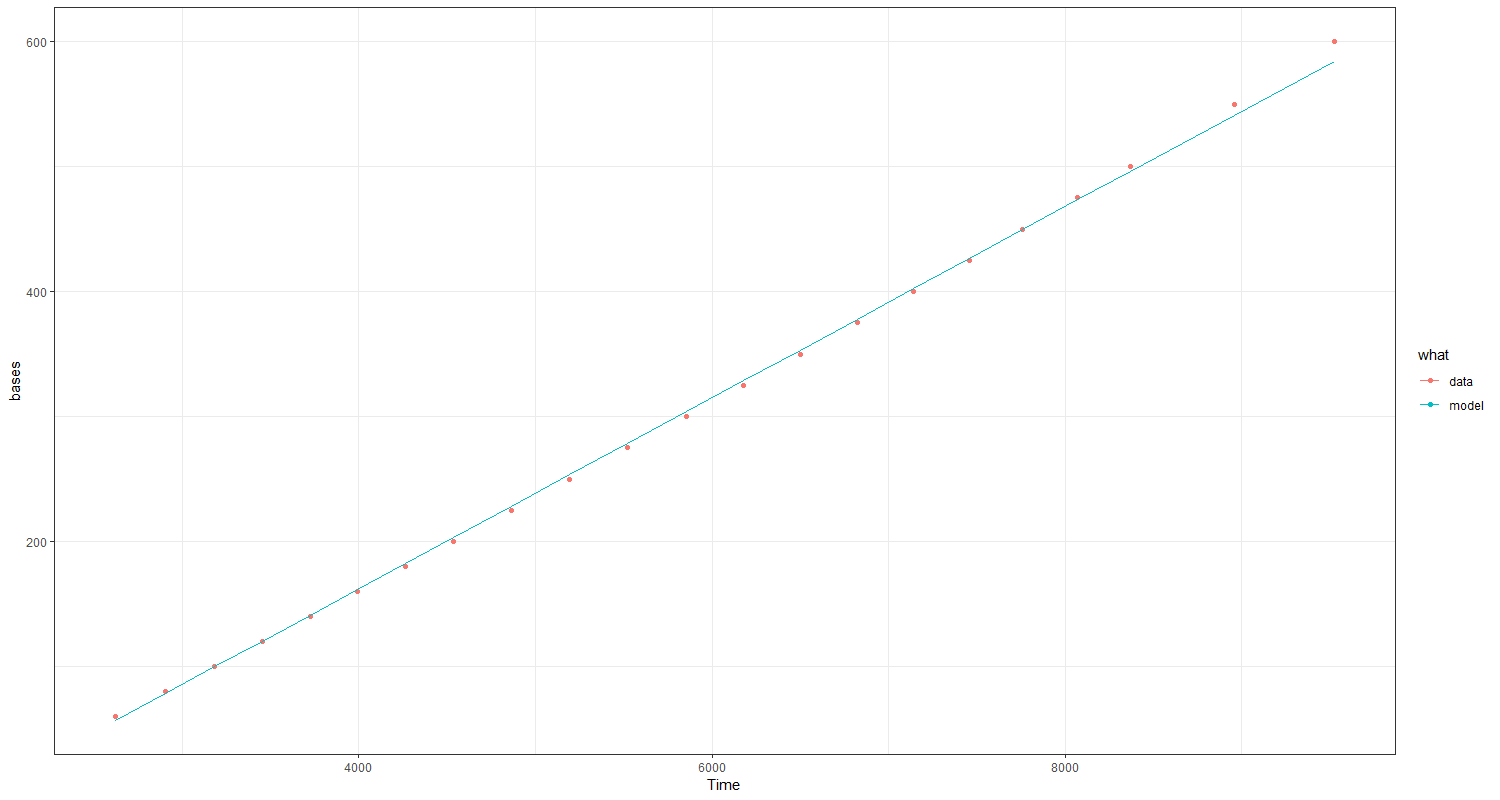

This chart was generated by the following R code:
source("packages.R")
fsa_db <- fread("fsa_db.csv")
fsa_present <- fsa_db[file.exists(fsa)]
fsa_present[, type := data.table::fcase(
  control != "", "control",
  sample.identifier != "", "single",
  identifiers.str != "", "mixture",
  default="unknown")]
fsa_present[, file.i := 1:.N]
mix.dt <- fsa_present[type=="mixture"]
##one mixture.
one.mix <- mix.dt[1]
ip.fsa <- fsa_present[kit=="IP" & type=="single"][2]

fsa2dt <- function(mix.fsa){
  mix.fsa.data <- seqinr::read.abif(mix.fsa)
  l.vec <- sapply(mix.fsa.data$Data, length)
  channel.names <- names(l.vec)[l.vec==max(l.vec)]
  channel.dt.list <- list()
  for(channel in channel.names){
    RFU <- mix.fsa.data$Data[[channel]]
    channel.dt.list[[channel]] <- data.table(
      channel=as.integer(sub(".*[.]", "", channel)),
      Time=seq_along(RFU), RFU)
  }
  do.call(rbind, channel.dt.list)
}

ip.dt <- fsa2dt(ip.fsa$fsa)

## looks like the first two are missing, so the first peak is 60.
ip.sizes <- c(
  ##20, 40,
  60, 80, 100,
  114, 120, 140, 160, 180, 200, 214, 220, 240, 250, 260, 280, 300, 314,
  320, 340, 360, 380, 400, 414, 420, 440, 460, 480, 500, 514, 520, 540,
  560, 580, 600)
length(ip.sizes)

ip.thresh <- 2400
ip.after <- ip.dt[Time>ip.thresh]
gg <- ggplot()+
  theme_bw()+
  theme(panel.spacing=grid::unit(0, "lines"))+
  facet_grid(channel ~ ., labeller=label_both)+
  geom_line(aes(
    Time, RFU),
    data=ip.after)
print(gg)
## looks like 34 peaks.

ip.before <- ip.dt[Time<ip.thresh]
gg <- ggplot()+
  theme_bw()+
  theme(panel.spacing=grid::unit(0, "lines"))+
  facet_grid(channel ~ ., labeller=label_both)+
  geom_line(aes(
    Time, RFU),
    data=ip.before)
print(gg)
##?

ip.standard.after <- ip.after[channel==105]
div <- 1000
ip.standard.after[, relative := Time %% div]
ip.standard.after[, panel := Time %/% div]
gg <- ggplot()+
  theme_bw()+
  theme(panel.spacing=grid::unit(0, "lines"))+
  facet_grid(panel ~ ., labeller=label_both)+
  geom_line(aes(
    relative, RFU),
    data=ip.standard.after)
print(gg)

## The Internal Lane Standard 600 (ILS 600)
## consists of 22 bands ranging in size from 60bp to 600bp. Fragments of
## 60–200bp are spaced at 20bp intervals, fragments of 200–500bp are
## spaced every 25 bases, and fragments of 500–600bp are spaced every 50
## bases. Fragments that are multiples of 100 bases have fluorescence
## intensities approximately twice that of other fragments to simplify
## size assignment.
ILS600 <- c(
  seq(60, 200, by=20),
  seq(200, 500, by=25)[-1],
  seq(500, 600, by=50)[-1])
n.peaks <- length(ILS600)
pp16.fsa <- fsa_present[kit=="PP16" & type=="single"][1]
pp16.dt <- fsa2dt(pp16.fsa$fsa)

gg <- ggplot()+
  theme_bw()+
  theme(panel.spacing=grid::unit(0, "lines"))+
  facet_grid(channel ~ ., labeller=label_both)+
  geom_line(aes(
    Time, RFU),
    data=pp16.dt)
print(gg)


pp16.thresh <- 2500
pp16.after <- pp16.dt[Time>pp16.thresh]
gg <- ggplot()+
  theme_bw()+
  theme(panel.spacing=grid::unit(0, "lines"))+
  facet_grid(channel ~ ., labeller=label_both, scales="free")+
  geom_line(aes(
    Time, RFU),
    data=pp16.after)
print(gg)

min.RFU <- min(pp16.after$RFU)
pp16.after[, non.neg := RFU-min.RFU]
range(pp16.after$non.neg)
str(pp16.after)
gg <- ggplot()+
  theme_bw()+
  theme(panel.spacing=grid::unit(0, "lines"))+
  facet_grid(channel ~ ., labeller=label_both, scales="free")+
  geom_line(aes(
    Time, non.neg),
    data=pp16.after)
print(gg)

gg+xlim(5900, 6600)

gg+xlim(4000, 5000)

pdir <- "figure-internal-size-standard-data"
if(FALSE){
  unlink(pdir, recursive=TRUE)
}
dir.create(pdir)
pp16.standard.after <- pp16.after[channel==4]
rle.list <- rle(pp16.standard.after$non.neg)
table(rle.list$lengths)
edge.dt <- data.table(
  Time=cumsum(c(pp16.standard.after$Time[1]-1L, rle.list$lengths)))
coverage.dt <- edge.dt[, data.table(
  chrom = "chrUnknown",
  chromStart = Time[-.N],
  chromEnd = Time[-1],
  count = rle.list$values)]
coverage.bedGraph <- file.path(pdir, "coverage.bedGraph")
PeakSegDisk::writeBedGraph(coverage.dt, coverage.bedGraph)

fit <- PeakSegDisk::sequentialSearch_dir(pdir, n.peaks)

fit$segments[, mean.RFU := mean+min.RFU]
peak.dt <- fit$segments[status=="peak"][order(chromStart), .(
  peak.RFU=mean.RFU,
  peakStart=chromStart+0.5,
  peakEnd=chromEnd+0.5,
  bases=ILS600)]
setkey(peak.dt, peakStart, peakEnd)
pp16.standard.after[, Time0 := Time]
setkey(pp16.standard.after, Time, Time0)
standard.in.peaks <- foverlaps(pp16.standard.after, peak.dt, nomatch=0L)
max.dt <- standard.in.peaks[, .SD[RFU==max(RFU)], by=bases]
fit$segments[, next.mean := c(mean.RFU[-1], NA)]
gg <- ggplot()+
  theme_bw()+
  theme(panel.spacing=grid::unit(0, "lines"))+
  geom_line(aes(
    Time, RFU),
    size=1,
    data=pp16.standard.after)+
  geom_segment(aes(
    chromStart+0.5, mean.RFU,
    xend=chromEnd+0.5, yend=mean.RFU),
    color="red",
    data=fit$segments)+
  geom_segment(aes(
    chromStart+0.5, mean.RFU,
    xend=chromStart+0.5, yend=next.mean),
    color="red",
    data=fit$segments[!is.na(next.mean)])+
  geom_text(aes(
    Time, RFU, label=bases),
    data=max.dt,
    vjust=-0.5,
    color="red")+
  coord_cartesian(xlim=c(2500, 10000), ylim=c(min(pp16.standard.after$RFU), 1300))
png("figure-internal-size-standard-segmentation.png", w=15, h=3, units="in", res=100)
print(gg)
dev.off()

ggplot()+
  geom_text_repel(aes(
    peakEnd-peakStart, peak.RFU, label=bases),
    data=peak.dt)+
  geom_point(aes(
    peakEnd-peakStart, peak.RFU),
    shape=1,
    data=peak.dt)+
  xlab("peak width")+
  ylab("peak height")

peak.dt[, peakBases := peakEnd-peakStart]
expand.bases <- median(peak.dt$peakBases)*1
peak.dt[, regionStart := peakStart-expand.bases]
peak.dt[, regionEnd := peakEnd+expand.bases]
peak.dt[, peak.i := 1:.N]
setkey(peak.dt, regionStart, regionEnd)
coverage.zoom <- foverlaps(peak.dt, pp16.standard.after, nomatch=0L)
segs.dt <- fit$segments[order(chromStart), data.table(
  segStart=chromStart+0.5,
  segEnd=chromEnd+0.5,
  mean.RFU)]
setkey(segs.dt, segStart, segEnd)
segs.zoom <- foverlaps(peak.dt, segs.dt, nomatch=0L)
segs.zoom[, showStart := ifelse(
  segStart < regionStart, regionStart, segStart)]
segs.zoom[, showEnd := ifelse(
  regionEnd < segEnd, regionEnd, segEnd)]
gg <- ggplot()+
  theme_bw()+
  theme(panel.spacing=grid::unit(0, "lines"))+
  ##facet_grid(. ~ bases, scales="free", space="free")+
  facet_wrap("bases", scales="free_x")+
  geom_point(aes(
    Time, RFU),
    shape=1,
    data=coverage.zoom)+
  geom_segment(aes(
    showStart, mean.RFU,
    xend=showEnd, yend=mean.RFU),
    color="red",
    data=segs.zoom)+
  geom_vline(aes(
    xintercept=showEnd),
    color="red",
    data=segs.zoom[regionEnd!=showEnd])+
  scale_x_continuous(breaks=pp16.standard.after[, seq(0, max(Time), by=20)])+
  geom_point(aes(
    Time, RFU),
    data=max.dt)
png("figure-internal-size-standard-segmentation-zoom.png", w=15, h=8, units="in", res=100)
print(gg)
dev.off()

lin.fit <- lm(bases ~ Time, max.dt)
lin.fit.dt <- data.table(t(coef(lin.fit)))
pred.dt <- max.dt[, data.table(bases=seq(min(bases), max(bases)))]
m <- lin.fit.dt$Time
b <- lin.fit.dt[["(Intercept)"]]
## bases = m*Time + b so Time = (bases - b)/m
pred.dt[, Time := (bases-b)/m]
gg <- ggplot()+
  theme_bw()+
  theme(panel.spacing=grid::unit(0, "lines"))+
  geom_point(aes(
    Time, bases, color=what),
    data=data.table(max.dt, what="data"))+
  geom_abline(aes(
    slope=Time, intercept=`(Intercept)`, color=what),
    data=data.table(lin.fit.dt, what="model"))+
  geom_point(aes(
    Time, bases, color=what),
    shape=1,
    data=data.table(pred.dt, what="model"))
print(gg)

## log fit looks worse.
max.dt[, log.Time := log(Time)]
max.dt[, log.bases := log(bases)]
log.fit <- lm(log.bases ~ log.Time, max.dt)
log.fit.dt <- data.table(t(coef(log.fit)))
gg <- ggplot()+
  theme_bw()+
  theme(panel.spacing=grid::unit(0, "lines"))+
  geom_point(aes(log.Time, log.bases), data=max.dt)+
  geom_abline(aes(
    slope=log.Time, intercept=`(Intercept)`),
    data=log.fit.dt)
print(gg)

## Poisson model.
pois.fit <- glm(bases ~ Time, max.dt, family=poisson(link="identity"))
max.dt[, pois.pred := predict(pois.fit)]
gg <- ggplot()+
  theme_bw()+
  theme(panel.spacing=grid::unit(0, "lines"))+
  geom_point(aes(
    Time, bases, color=what),
    data=data.table(max.dt, what="data"))+
  geom_line(aes(
    Time, pois.pred, color=what),
    data=data.table(max.dt, what="model"))
png("figure-internal-size-standard.png", w=15, h=8, units="in", res=100)
print(gg)
dev.off()
